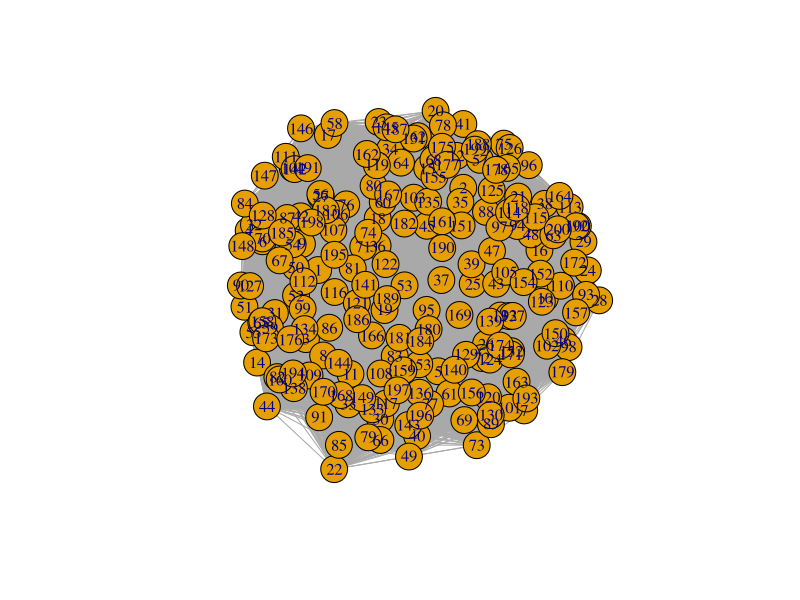
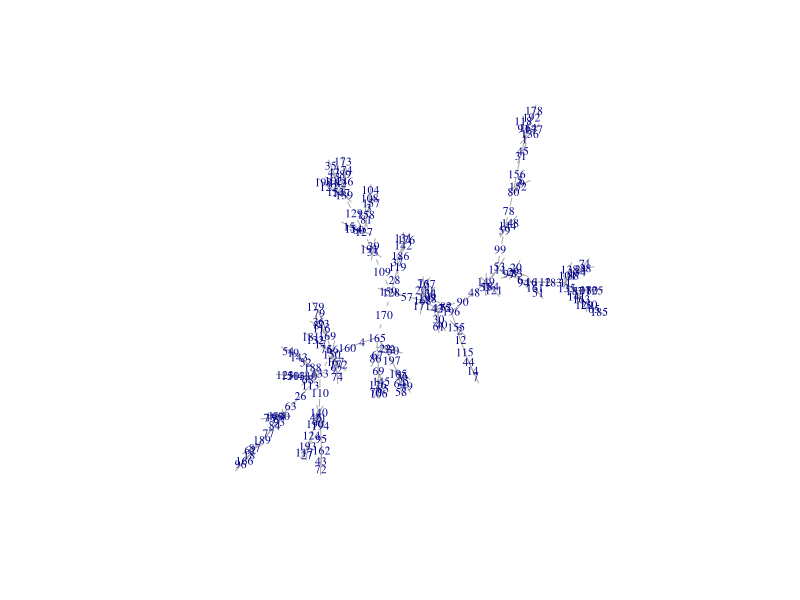

The R source for these figures, in order:
## ---- chunk 1
M <- matrix(runif(200*200, min=0, max=100), ncol=200)
diag(M)<-0
head (M[,1:6])
dim (M)
## ---- chunk 2
library (igraph)
## ---- chunk 3
g <- graph.adjacency(M, mode="undirected", weighted =TRUE)
plot (g)
## ---- chunk 4
M <- -M
head (M[,1:6])
## ---- chunk 5
g <- graph.adjacency(M, mode="undirected", weighted =TRUE)
MST <- minimum.spanning.tree(g)
plot(MST, vertex.shape="none", vertex.label.cex=.7)
## ---- chunk 6
A <- get.adjacency(MST, sparse = F)
## ---- chunk 7
head(A)
## ---- chunk 8
write.graph(MST, file = "g.gml", format = "gml")
## ---- chunk 9
write.csv(A, file="Adyacentes.csv")
